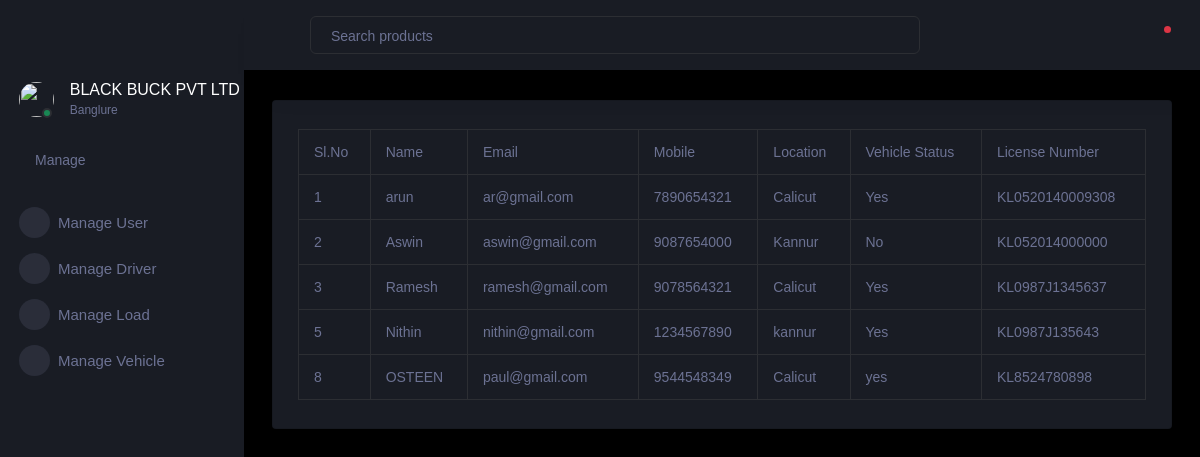
The page /view_approved_driver on the database as committed earlier.
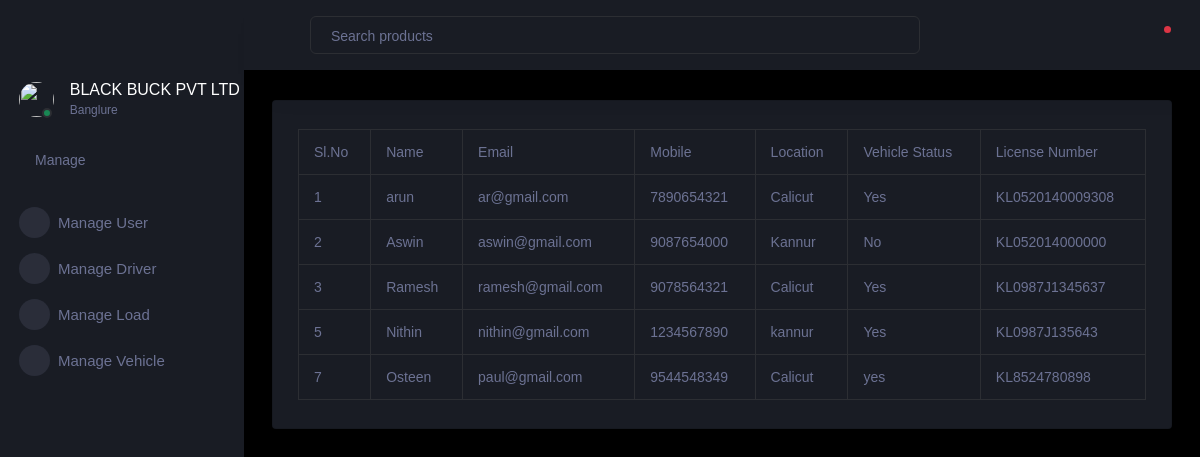
The same page on the database as committed later.
### easy_load/models.py (models this page shows, shortened)
class driver(models.Model):
    login_id = models.ForeignKey(log, on_delete=models.CASCADE)
    name = models.CharField(max_length=100, unique=True)
    email = models.EmailField(max_length=100, unique=True)
    mobile = models.CharField(max_length=13, unique=True)
    location = models.CharField(max_length=50)
    vehicle_status = models.CharField(max_length=50)
    licence_no = models.CharField(max_length=20, unique=True)
    role = models.CharField(max_length=10)
    status = models.CharField(max_length=10)
    transport_from = models.CharField(max_length=100)
    transport_to = models.CharField(max_length=100)
    fcm_token = models.CharField(max_length=500, default="", blank=True)

### easy_load/views.py (the view)
def view_approved_driver(request):
    data = driver.objects.all()
    return render(request, "forms/view_approved_drivers.html", {"data": data})

### easy_load/templates/forms/view_approved_drivers.html (shortened to what the changed rows need)
<!DOCTYPE html>
<html lang="en">
  <head>
    <link rel="stylesheet" href="../../static/assets/vendors/mdi/css/materialdesignicons.min.css">
    <link rel="stylesheet" href="../../static/assets/vendors/css/vendor.bundle.base.css">
    <link rel="stylesheet" href="../../static/assets/vendors/select2/select2.min.css">
    <link rel="stylesheet" href="../../static/assets/vendors/select2-bootstrap-theme/select2-bootstrap.min.css">
    <link rel="stylesheet" href="../../static/assets/css/style.css">
  </head>
  <body>
    <div class="container-scroller">
      <div class="container-fluid page-body-wrapper">
        <div class="main-panel">
          <div class="content-wrapper">
            <div class="row">
                <div class="col-lg-12 grid-margin stretch-card">
                  <div class="card">
                    <div class="card-body">
                      <div class="table-responsive">
                        <table class="table table-bordered">
                          <thead>
                              <tr>
                                <th>Sl.No</th>
                                <th>Name</th>
                                <th>Email</th>
                                <th>Mobile</th>
                                <th>Location</th>
                                <th>Vehicle Status</th>
                                <th>License Number</th>
                              </tr>
                            </thead>
                            <tbody>
                              {% for i in data %}
                              {% if i.status == '1' %}
                              <tr>
                                <td>{{forloop.counter}}</td>
                                <td>{{i.name}}</td>
                                <td>{{i.email}}</td>
                                <td>{{i.mobile}}</td>
                                <td>{{i.location}}</td>
                                <td>{{i.vehicle_status}}</td>
                                <td>{{i.licence_no}}</td>
                              </tr>
                              {% endif %}
                              {% endfor %}
                            </tbody>
                        </table>
                      </div>
                    </div>
                  </div>
                </div>
                    </div>
                  </div>
                </div>
              </div>
        </div>
  </body>
</html>

Rows that differ between the two databases and show on the page:
changed driver "paul@gmail.com": name "OSTEEN" → "Osteen"
